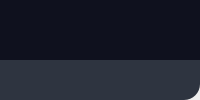
            <widget class="QWidget" name="v2">
             <property name="styleSheet">
              <string notr="true">boder-bottom-right-radius: 25px;</string>
             </property>
             <layout class="QVBoxLayout" name="verticalLayout_4">
              <property name="spacing">
               <number>0</number>
              </property>
              <property name="leftMargin">
               <number>0</number>
              </property>
              <property name="topMargin">
               <number>0</number>
              </property>
              <property name="rightMargin">
               <number>0</number>
              </property>
              <property name="bottomMargin">
               <number>0</number>
              </property>
              <item>
               <widget class="QFrame" name="chat_screem">
                <property name="styleSheet">
                 <string notr="true">background-color: #0f111e
;</string>
                </property>
                <property name="frameShape">
                 <enum>QFrame::NoFrame</enum>
                </property>
                <property name="frameShadow">
                 <enum>QFrame::Raised</enum>
                </property>
                <property name="lineWidth">
                 <number>0</number>
                </property>
                <widget class="QPushButton" name="v2logo">
                 <property name="geometry">
                  <rect>
                   <x>260</x>
                   <y>30</y>
                   <width>411</width>
                   <height>311</height>
                  </rect>
                 </property>
                 <property name="styleSheet">
                  <string notr="true">border: 0 solid;
</string>
                 </property>
                 <property name="text">
                  <string/>
                 </property>
                 <property name="icon">
                  <iconset>
                   <normaloff>V2 Icons/image-removebg-preview.png</normaloff>V2 Icons/image-removebg-preview.png</iconset>
                 </property>
                 <property name="iconSize">
                  <size>
                   <width>300</width>
                   <height>300</height>
                  </size>
                 </property>
                </widget>
                <widget class="QFrame" name="recomended_tab">
                 <property name="geometry">
                  <rect>
                   <x>0</x>
                   <y>390</y>
                   <width>951</width>
                   <height>35</height>
                  </rect>
                 </property>
                 <property name="minimumSize">
                  <size>
                   <width>30</width>
                   <height>25</height>
                  </size>
                 </property>
                 <property name="maximumSize">
                  <size>
                   <width>16777215</width>
                   <height>35</height>
                  </size>
                 </property>
                 <property name="styleSheet">
                  <string notr="true">background-color:#2E3440;
border-radius: 0px</string>
                 </property>
                 <property name="frameShape">
                  <enum>QFrame::NoFrame</enum>
                 </property>
                 <property name="frameShadow">
                  <enum>QFrame::Raised</enum>
                 </property>
                 <property name="lineWidth">
                  <number>0</number>
                 </property>
                 <widget class="QFrame" name="recomended_5">
                  <property name="geometry">
                   <rect>
                    <x>20</x>
                    <y>10</y>
                    <width>120</width>
                    <height>20</height>
                   </rect>
                  </property>
                  <property name="styleSheet">
                   <string notr="true">QFrame{
	background-color:#00dc82;
	border-radius: 10px;
}
</string>
                  </property>
                  <property name="frameShape">
                   <enum>QFrame::StyledPanel</enum>
                  </property>
                  <property name="frameShadow">
                   <enum>QFrame::Raised</enum>
                  </property>
                  <widget class="QLabel" name="label_7">
                   <property name="geometry">
                    <rect>
                     <x>0</x>
                     <y>0</y>
                     <width>121</width>
                     <height>20</height>
                    </rect>
                   </property>
                   <property name="font">
                    <font>
                     <family>Nasalization Rg</family>
                     <pointsize>-1</pointsize>
                    </font>
                   </property>
                   <property name="styleSheet">
                    <string notr="true">color: rgb(43, 43, 43);
font-size: 11px;</string>
                   </property>
                   <property name="text">
                    <string>Google</string>
                   </property>
                   <property name="alignment">
                    <set>Qt::AlignCenter</set>
                   </property>
                  </widget>
                 </widget>
                 <widget class="QFrame" name="recomended_1">
                  <property name="geometry">
                   <rect>
                    <x>160</x>
                    <y>10</y>
                    <width>120</width>
                    <height>20</height>
                   </rect>
                  </property>
                  <property name="styleSheet">
                   <string notr="true">QFrame{
	background-color: #00dc82;
	border-radius: 10px;
}
</string>
                  </property>
                  <property name="frameShape">
                   <enum>QFrame::StyledPanel</enum>
                  </property>
                  <property name="frameShadow">
                   <enum>QFrame::Raised</enum>
                  </property>
                  <widget class="QLabel" name="label_8">
                   <property name="geometry">
                    <rect>
                     <x>0</x>
                     <y>0</y>
                     <width>121</width>
                     <height>20</height>
                    </rect>
                   </property>
                   <property name="font">
                    <font>
                     <family>Nasalization Rg</family>
                     <pointsize>-1</pointsize>
                    </font>
                   </property>
                   <property name="styleSheet">
                    <string notr="true">color: rgb(43, 43, 43);
font-size: 11px;
background-color: #00dc82
</string>
                   </property>
                   <property name="text">
                    <string>Open AppName</string>
                   </property>
                   <property name="alignment">
                    <set>Qt::AlignCenter</set>
                   </property>
                  </widget>
                 </widget>
                 <widget class="QFrame" name="recomended_7">
                  <property name="geometry">
                   <rect>
                    <x>300</x>
                    <y>10</y>
                    <width>120</width>
                    <height>20</height>
                   </rect>
                  </property>
                  <property name="styleSheet">
                   <string notr="true">QFrame{
	background-color: rgb(255, 191, 0);
	border-radius: 10px;
}
</string>
                  </property>
                  <property name="frameShape">
                   <enum>QFrame::StyledPanel</enum>
                  </property>
                  <property name="frameShadow">
                   <enum>QFrame::Raised</enum>
                  </property>
                  <widget class="QLabel" name="label_9">
                   <property name="geometry">
                    <rect>
                     <x>0</x>
                     <y>0</y>
                     <width>121</width>
                     <height>20</height>
                    </rect>
                   </property>
                   <property name="font">
                    <font>
                     <family>Nasalization Rg</family>
                     <pointsize>-1</pointsize>
                    </font>
                   </property>
                   <property name="styleSheet">
                    <string notr="true">color: rgb(43, 43, 43);
font-size: 10px;
background-color: #00dc82
</string>
                   </property>
                   <property name="text">
                    <string>Send Whatapp Msg</string>
                   </property>
                   <property name="alignment">
                    <set>Qt::AlignCenter</set>
                   </property>
                  </widget>
                 </widget>
                 <widget class="QFrame" name="recomended_2">
                  <property name="geometry">
                   <rect>
                    <x>430</x>
                    <y>10</y>
                    <width>120</width>
                    <height>20</height>
                   </rect>
                  </property>
                  <property name="styleSheet">
                   <string notr="true">QFrame{
	background-color: rgb(255, 191, 0);
	border-radius: 10px;
}
</string>
                  </property>
                  <property name="frameShape">
                   <enum>QFrame::StyledPanel</enum>
                  </property>
                  <property name="frameShadow">
                   <enum>QFrame::Raised</enum>
                  </property>
                  <widget class="QLabel" name="label_10">
                   <property name="geometry">
                    <rect>
                     <x>0</x>
                     <y>0</y>
                     <width>121</width>
                     <height>20</height>
                    </rect>
                   </property>
                   <property name="font">
                    <font>
                     <family>Nasalization Rg</family>
                     <pointsize>-1</pointsize>
                    </font>
                   </property>
                   <property name="styleSheet">
                    <string notr="true">color: rgb(43, 43, 43);
font-size: 11px;
background-color: #00dc82
;</string>
                   </property>
                   <property name="text">
                    <string>YouTube</string>
                   </property>
                   <property name="alignment">
                    <set>Qt::AlignCenter</set>
                   </property>
                  </widget>
                 </widget>
                 <widget class="QFrame" name="recomended_4">
                  <property name="geometry">
                   <rect>
                    <x>560</x>
                    <y>10</y>
                    <width>120</width>
                    <height>20</height>
                   </rect>
                  </property>
                  <property name="styleSheet">
                   <string notr="true">QFrame{
	background-color: rgb(255, 191, 0);
	border-radius: 10px;
}
</string>
                  </property>
                  <property name="frameShape">
                   <enum>QFrame::StyledPanel</enum>
                  </property>
                  <property name="frameShadow">
                   <enum>QFrame::Raised</enum>
                  </property>
                  <widget class="QLabel" name="label_11">
                   <property name="geometry">
                    <rect>
                     <x>0</x>
                     <y>0</y>
                     <width>121</width>
                     <height>20</height>
                    </rect>
                   </property>
                   <property name="font">
                    <font>
                     <family>Nasalization Rg</family>
                     <pointsize>-1</pointsize>
                    </font>
                   </property>
                   <property name="styleSheet">
                    <string notr="true">color: rgb(43, 43, 43);
font-size: 11px;
background-color: #00dc82
;</string>
                   </property>
                   <property name="text">
                    <string>When is My Bday</string>
                   </property>
                   <property name="alignment">
                    <set>Qt::AlignCenter</set>
                   </property>
                  </widget>
                 </widget>
                 <widget class="QFrame" name="recomended_3">
                  <property name="geometry">
                   <rect>
                    <x>690</x>
                    <y>10</y>
                    <width>120</width>
                    <height>20</height>
                   </rect>
                  </property>
                  <property name="styleSheet">
                   <string notr="true">QFrame{
	background-color: rgb(255, 191, 0);
	border-radius: 10px;
}
</string>
                  </property>
                  <property name="frameShape">
                   <enum>QFrame::StyledPanel</enum>
                  </property>
                  <property name="frameShadow">
                   <enum>QFrame::Raised</enum>
                  </property>
                  <widget class="QLabel" name="label_12">
                   <property name="geometry">
                    <rect>
                     <x>0</x>
                     <y>0</y>
                     <width>121</width>
                     <height>20</height>
                    </rect>
                   </property>
                   <property name="font">
                    <font>
                     <family>Nasalization Rg</family>
                     <pointsize>-1</pointsize>
                    </font>
                   </property>
                   <property name="styleSheet">
                    <string notr="true">color: rgb(43, 43, 43);
font-size: 11px;
background-color:#00dc82
;</string>
                   </property>
                   <property name="text">
                    <string>What's The Time</string>
                   </property>
                   <property name="alignment">
                    <set>Qt::AlignCenter</set>
                   </property>
                  </widget>
                 </widget>
                 <widget class="QFrame" name="recomended_6">
                  <property name="geometry">
                   <rect>
                    <x>820</x>
                    <y>10</y>
                    <width>120</width>
                    <height>20</height>
                   </rect>
                  </property>
                  <property name="styleSheet">
                   <string notr="true">QFrame{
	background-color: rgb(255, 191, 0);
	border-radius: 10px;
}
</string>
                  </property>
                  <property name="frameShape">
                   <enum>QFrame::StyledPanel</enum>
                  </property>
                  <property name="frameShadow">
                   <enum>QFrame::Raised</enum>
                  </property>
                  <widget class="QLabel" name="label_13">
                   <property name="geometry">
                    <rect>
                     <x>0</x>
                     <y>0</y>
                     <width>121</width>
                     <height>20</height>
                    </rect>
                   </property>
                   <property name="font">
                    <font>
                     <family>Nasalization Rg</family>
                     <pointsize>-1</pointsize>
                    </font>
                   </property>
                   <property name="styleSheet">
                    <string notr="true">color: rgb(43, 43, 43);
font-size: 10px;
background-color: #00dc82
;</string>
                   </property>
                   <property name="text">
                    <string>My Current Location</string>
                   </property>
                   <property name="alignment">
                    <set>Qt::AlignCenter</set>
                   </property>
                  </widget>
                 </widget>
                </widget>
               </widget>
              </item>
              <item>
               <widget class="QFrame" name="down_bar">
                <property name="maximumSize">
                 <size>
                  <width>16777215</width>
                  <height>40</height>
                 </size>
                </property>
                <property name="styleSheet">
                 <string notr="true">background: none;
border-bottom-right-radius: 13px;</string>
                </property>
                <property name="frameShape">
                 <enum>QFrame::NoFrame</enum>
                </property>
                <property name="frameShadow">
                 <enum>QFrame::Raised</enum>
                </property>
                <layout class="QHBoxLayout" name="horizontalLayout_4">
                 <property name="spacing">
                  <number>0</number>
                 </property>
                 <property name="leftMargin">
                  <number>0</number>
                 </property>
                 <property name="topMargin">
                  <number>0</number>
                 </property>
                 <property name="rightMargin">
                  <number>0</number>
                 </property>
                 <property name="bottomMargin">
                  <number>0</number>
                 </property>
                 <item>
                  <widget class="QFrame" name="help_bar_1">
                   <property name="minimumSize">
                    <size>
                     <width>0</width>
                     <height>0</height>
                    </size>
                   </property>
                   <property name="styleSheet">
                    <string notr="true">background-color:#2E3440;
border-radius: 0px;</string>
                   </property>
                   <property name="frameShape">
                    <enum>QFrame::NoFrame</enum>
                   </property>
                   <property name="frameShadow">
                    <enum>QFrame::Raised</enum>
                   </property>
                   <property name="lineWidth">
                    <number>0</number>
                   </property>
                  </widget>
                 </item>
                 <item>
                  <widget class="QPushButton" name="mic">
                   <property name="minimumSize">
                    <size>
                     <width>50</width>
                     <height>40</height>
                    </size>
                   </property>
                   <property name="maximumSize">
                    <size>
                     <width>50</width>
                     <height>40</height>
                    </size>
                   </property>
                   <property name="cursor">
                    <cursorShape>PointingHandCursor</cursorShape>
                   </property>
                   <property name="styleSheet">
                    <string notr="true">QPushButton{
	border: 0 solid;
	border-radius: 0px;
	background-color: #2E3440;
}

QPushButton:hover{
	background-color: #0f111e;
	border-radius: 5px;
}</string>
                   </property>
                   <property name="text">
                    <string/>
                   </property>
                   <property name="icon">
                    <iconset>
                     <normaloff>V2 Icons/microphone_2px.png</normaloff>V2 Icons/microphone_2px.png</iconset>
                   </property>
                   <property name="iconSize">
                    <size>
                     <width>30</width>
                     <height>30</height>
                    </size>
                   </property>
                  </widget>
                 </item>
                 <item>
                  <widget class="QFrame" name="help_bar_2">
                   <property name="styleSheet">
                    <string notr="true">background-color:#2E3440;
border-bottom-right-radius: 16px;</string>
                   </property>
                   <property name="frameShape">
                    <enum>QFrame::NoFrame</enum>
                   </property>
                   <property name="frameShadow">
                    <enum>QFrame::Raised</enum>
                   </property>
                  </widget>
                 </item>
                </layout>
               </widget>
              </item>
             </layout>
            </widget>
